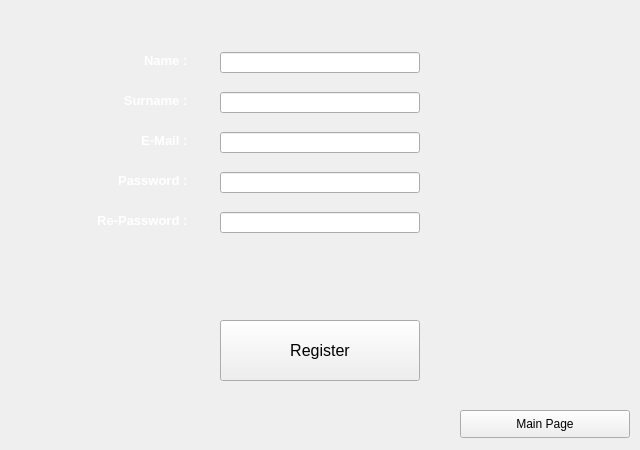
<?xml version="1.0" encoding="UTF-8"?>
<ui version="4.0">
 <class>Form</class>
 <widget class="QWidget" name="Form">
  <property name="geometry">
   <rect>
    <x>0</x>
    <y>0</y>
    <width>640</width>
    <height>450</height>
   </rect>
  </property>
  <property name="windowTitle">
   <string>Form</string>
  </property>
  <property name="styleSheet">
   <string notr="true">background-color: &quot;#9D12C7&quot;;</string>
  </property>
  <widget class="QLabel" name="label_2">
   <property name="geometry">
    <rect>
     <x>90</x>
     <y>90</y>
     <width>101</width>
     <height>21</height>
    </rect>
   </property>
   <property name="sizePolicy">
    <sizepolicy hsizetype="Minimum" vsizetype="Minimum">
     <horstretch>0</horstretch>
     <verstretch>0</verstretch>
    </sizepolicy>
   </property>
   <property name="font">
    <font>
     <family>Arial</family>
     <pointsize>10</pointsize>
    </font>
   </property>
   <property name="text">
    <string>&lt;html&gt;&lt;head/&gt;&lt;body&gt;&lt;p align=&quot;right&quot;&gt;&lt;span style=&quot; font-weight:600; color:#ffffff;&quot;&gt;Surname : &lt;/span&gt;&lt;/p&gt;&lt;/body&gt;&lt;/html&gt;</string>
   </property>
  </widget>
  <widget class="QPushButton" name="register_button">
   <property name="geometry">
    <rect>
     <x>220</x>
     <y>320</y>
     <width>200</width>
     <height>61</height>
    </rect>
   </property>
   <property name="font">
    <font>
     <pointsize>12</pointsize>
    </font>
   </property>
   <property name="cursor">
    <cursorShape>PointingHandCursor</cursorShape>
   </property>
   <property name="styleSheet">
    <string notr="true">background-color: solid white;</string>
   </property>
   <property name="text">
    <string>Register</string>
   </property>
  </widget>
  <widget class="QLabel" name="label">
   <property name="geometry">
    <rect>
     <x>90</x>
     <y>50</y>
     <width>101</width>
     <height>21</height>
    </rect>
   </property>
   <property name="font">
    <font>
     <family>Arial</family>
     <pointsize>10</pointsize>
    </font>
   </property>
   <property name="styleSheet">
    <string notr="true">background-color: solid white
</string>
   </property>
   <property name="text">
    <string>&lt;html&gt;&lt;head/&gt;&lt;body&gt;&lt;p align=&quot;right&quot;&gt;&lt;span style=&quot; font-weight:600; color:#ffffff;&quot;&gt;Name : &lt;/span&gt;&lt;/p&gt;&lt;/body&gt;&lt;/html&gt;</string>
   </property>
  </widget>
  <widget class="QLabel" name="label_3">
   <property name="geometry">
    <rect>
     <x>90</x>
     <y>170</y>
     <width>101</width>
     <height>21</height>
    </rect>
   </property>
   <property name="sizePolicy">
    <sizepolicy hsizetype="Minimum" vsizetype="Minimum">
     <horstretch>0</horstretch>
     <verstretch>0</verstretch>
    </sizepolicy>
   </property>
   <property name="font">
    <font>
     <family>Arial</family>
     <pointsize>10</pointsize>
    </font>
   </property>
   <property name="text">
    <string>&lt;html&gt;&lt;head/&gt;&lt;body&gt;&lt;p align=&quot;right&quot;&gt;&lt;span style=&quot; font-weight:600; color:#ffffff;&quot;&gt;Password : &lt;/span&gt;&lt;/p&gt;&lt;/body&gt;&lt;/html&gt;</string>
   </property>
  </widget>
  <widget class="QLabel" name="label_4">
   <property name="geometry">
    <rect>
     <x>70</x>
     <y>210</y>
     <width>121</width>
     <height>21</height>
    </rect>
   </property>
   <property name="font">
    <font>
     <family>Arial</family>
     <pointsize>10</pointsize>
    </font>
   </property>
   <property name="text">
    <string>&lt;html&gt;&lt;head/&gt;&lt;body&gt;&lt;p align=&quot;right&quot;&gt;&lt;span style=&quot; font-weight:600; color:#ffffff;&quot;&gt;Re-Password : &lt;/span&gt;&lt;/p&gt;&lt;/body&gt;&lt;/html&gt;</string>
   </property>
  </widget>
  <widget class="QPushButton" name="main_page_button">
   <property name="geometry">
    <rect>
     <x>460</x>
     <y>410</y>
     <width>170</width>
     <height>28</height>
    </rect>
   </property>
   <property name="styleSheet">
    <string notr="true">background-color: solid white;</string>
   </property>
   <property name="text">
    <string>Main Page</string>
   </property>
  </widget>
  <widget class="QLabel" name="label_5">
   <property name="geometry">
    <rect>
     <x>90</x>
     <y>130</y>
     <width>101</width>
     <height>21</height>
    </rect>
   </property>
   <property name="text">
    <string>&lt;html&gt;&lt;head/&gt;&lt;body&gt;&lt;p align=&quot;right&quot;&gt;&lt;span style=&quot; font-size:10pt; font-weight:600; color:#ffffff;&quot;&gt;E-Mail : &lt;/span&gt;&lt;/p&gt;&lt;/body&gt;&lt;/html&gt;</string>
   </property>
  </widget>
  <widget class="QLineEdit" name="name_area">
   <property name="geometry">
    <rect>
     <x>220</x>
     <y>52</y>
     <width>200</width>
     <height>21</height>
    </rect>
   </property>
   <property name="styleSheet">
    <string notr="true">background-color: solid white;</string>
   </property>
  </widget>
  <widget class="QLineEdit" name="surname_area">
   <property name="geometry">
    <rect>
     <x>220</x>
     <y>92</y>
     <width>200</width>
     <height>21</height>
    </rect>
   </property>
   <property name="styleSheet">
    <string notr="true">background-color: solid white;</string>
   </property>
  </widget>
  <widget class="QLineEdit" name="email_area">
   <property name="geometry">
    <rect>
     <x>220</x>
     <y>132</y>
     <width>200</width>
     <height>21</height>
    </rect>
   </property>
   <property name="styleSheet">
    <string notr="true">background-color: solid white;</string>
   </property>
  </widget>
  <widget class="QLineEdit" name="password_area">
   <property name="geometry">
    <rect>
     <x>220</x>
     <y>172</y>
     <width>200</width>
     <height>21</height>
    </rect>
   </property>
   <property name="styleSheet">
    <string notr="true">background-color: solid white;</string>
   </property>
  </widget>
  <widget class="QLineEdit" name="repassword_area">
   <property name="geometry">
    <rect>
     <x>220</x>
     <y>212</y>
     <width>200</width>
     <height>21</height>
    </rect>
   </property>
   <property name="styleSheet">
    <string notr="true">background-color: solid white;</string>
   </property>
  </widget>
 </widget>
 <resources/>
 <connections/>
</ui>
